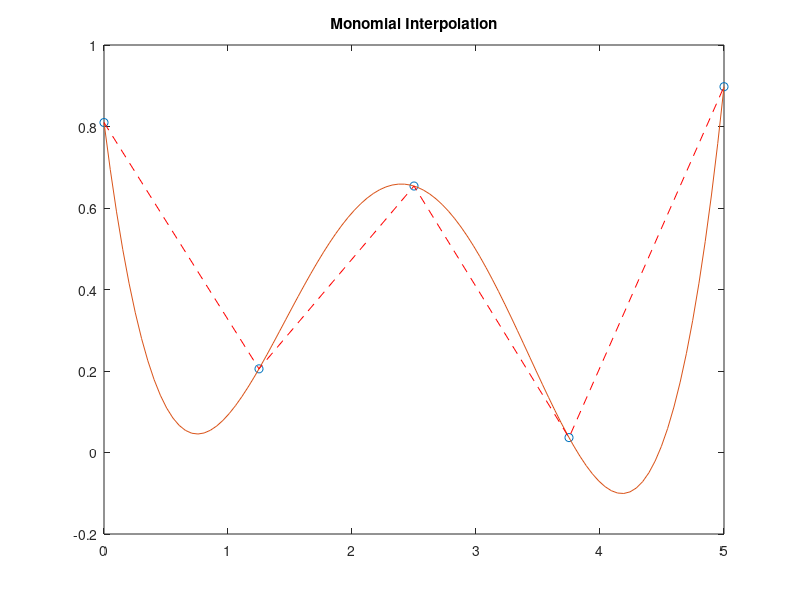

Write the MATLAB code that produced this figure.
% Monomial Interpolation

% Demonstrates monomial interpolation, and its problems.

% Here are our data points
% The apostrophe (') is the transpose operator, so the vectors
% x and y below are actually column vectors.
demo = 1;
if demo==1
    N = 5;
    x = linspace(0,5,N);
    y = rand(N,1);
elseif demo==2
    x = (1:10)';
    %x(5) = 5.75; % change from 5 to 5.9
    y = [zeros(5,1) ; ones(5,1)];
end

figure(1);
plot(x,y,'o');
axis([x(1) x(end) -1 2]);

%% Compute the monomial interpolant
n = length(x);  % get number of points

V = vander(x);  % Create Vandermonde matrix
                % type "help vander" for more info

c = V \ y;  % Solve the system

%% From here down, it's just plotting the polynomial.

% Create a bunch of x-values
xx = linspace(x(1),x(n),100)';

% Get last n cols of vander(xx)
VV = vander(xx);
VV = VV(:,(100-n+1):100);
yy = VV * c;  % eval polynomial at new x-values

% Plot original pts, and polynomial
figure(1);
plot(x,y,'o', xx,yy);
title('Monomial Interpolation');

%% But doesn't it look better just joining the dots?
hold on;
plot(x,y, 'r--');
hold off;
